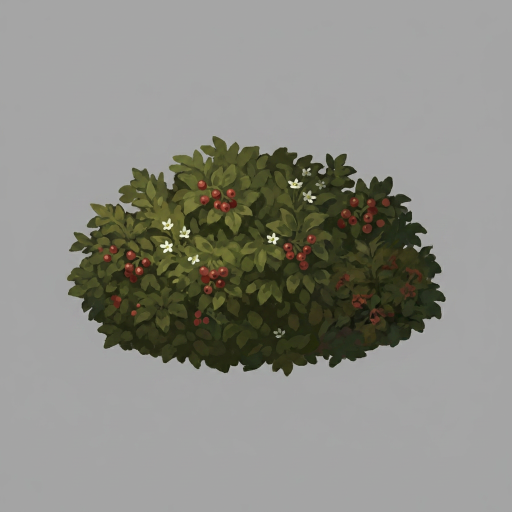
#> input picture tools/art/generated_src/bush_a.src.png, 1024 x 1024 px (shown at 1/2 size)
$ python -i process_assets.py   (imports and definitions only)
#> lines starting #> are read from the running program, lines starting #| are printed output that depends on the picture; after the words box and inside, x2 and y2 are one past the last pixel; in counts of white or black regions, pixels touching at a corner belong together
#> further down, picture is the input picture: PIL image 1024x1024 RGB; mean R, G, B 139.4, 139.3, 132.3
#!/usr/bin/env python3
"""Manifest-driven normalization and deterministic ground-shadow derivation."""

from __future__ import annotations

import argparse
from collections import deque
import json
from pathlib import Path

import numpy as np
from PIL import Image, ImageDraw, ImageFilter


LIGHT_VECTOR = (18, 9)
FOOTPRINT_SLICE = 10


def remove_border_background(
    image: Image.Image,
    tolerance: float = 12.0,
    max_chroma: int = 18,
    feather_radius: float = 1.0,
    decontaminate_rgb: bool = False,
    remove_enclosed_neutral: bool = False,
) -> Image.Image:
    """Remove a smooth neutral background connected to the image border.

    Membership is grown from every border pixel. A candidate must be close to
    the neighboring background pixel and remain nearly neutral, which keeps
    similarly colored stone inside the isolated object opaque.
    """
#> called with tolerance = 12, max_chroma = 18, feather_radius = 1, decontaminate_rgb = False, remove_enclosed_neutral = False
    rgb = np.asarray(image.convert("RGB"), dtype=np.int16)
    height, width, _ = rgb.shape
#> height = 1024; width = 1024
    background = np.zeros((height, width), dtype=bool)
    queued = np.zeros((height, width), dtype=bool)
    pending: deque[tuple[int, int]] = deque()

    def seed(x: int, y: int) -> None:
        if not queued[y, x]:
            queued[y, x] = True
            background[y, x] = True
            pending.append((x, y))

    for x in range(width):
        seed(x, 0)
        seed(x, height - 1)
    for y in range(height):
        seed(0, y)
        seed(width - 1, y)

    tolerance_squared = tolerance * tolerance
    while pending:
        x, y = pending.popleft()
        current = rgb[y, x]
        for nx, ny in ((x - 1, y), (x + 1, y), (x, y - 1), (x, y + 1)):
            if nx < 0 or nx >= width or ny < 0 or ny >= height or queued[ny, nx]:
                continue
            queued[ny, nx] = True
            candidate = rgb[ny, nx]
            delta = candidate - current
            chroma = int(candidate.max() - candidate.min())
            if chroma <= max_chroma and float(delta @ delta) <= tolerance_squared:
                background[ny, nx] = True
                pending.append((nx, ny))
#> this loop made 789768 passes
#> current on passes 1 to 3: [164, 165, 164], [162, 163, 162], [165, 164, 164]
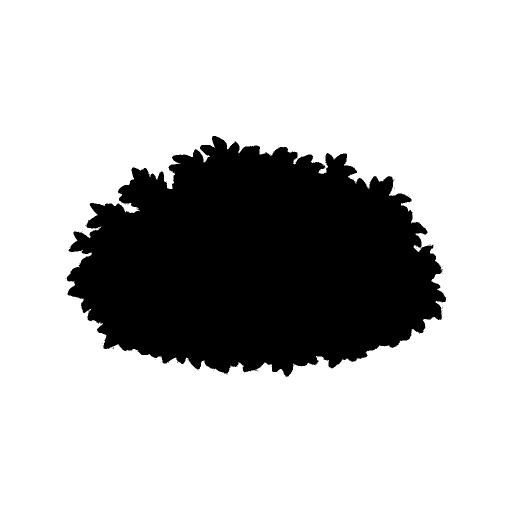
#> background: shape (1024, 1024) bool (shown at 1/2 size); 75.3% white; 40 black regions (39 under 20 px), largest, box (x1, y1, x2, y2) and area: (133, 272, 892, 754) 258758
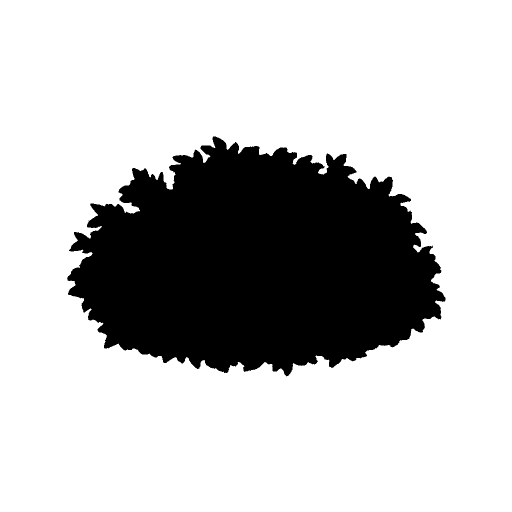
#> queued: shape (1024, 1024) bool (shown at 1/2 size); 75.6% white; 1 black region, box (x1, y1, x2, y2) and area: (134, 273, 891, 753) 255390

    # A hard lighting seam can leave a narrow rejected strip even though both
    # sides were reached from the border. Remove every residual foreground
    # component that still touches the border. The isolated subject is fully
    # enclosed by background in the generated source contract.
    residual = ~background
    exterior = np.zeros((height, width), dtype=bool)
    pending.clear()

    def seed_residual(x: int, y: int) -> None:
        if residual[y, x] and not exterior[y, x]:
            exterior[y, x] = True
            pending.append((x, y))

    for x in range(width):
        seed_residual(x, 0)
        seed_residual(x, height - 1)
    for y in range(height):
        seed_residual(0, y)
        seed_residual(width - 1, y)
    while pending:
        x, y = pending.popleft()
        for nx, ny in ((x - 1, y), (x + 1, y), (x, y - 1), (x, y + 1)):
            if 0 <= nx < width and 0 <= ny < height and residual[ny, nx] and not exterior[ny, nx]:
                exterior[ny, nx] = True
                pending.append((nx, ny))
#> this loop made 0 passes
#> exterior: shape (1024, 1024) bool; every value is 0
    background |= exterior

    if remove_enclosed_neutral:
        # Generated flora uses a neutral grey matte. Key neutral pixels across
        # the full image so pockets enclosed by thin stems do not survive the
        # border flood. The luminance floor protects dark flower centres and
        # subject shadows, while the chroma guard protects green stems and
        # vivid petals.
        channel_max = rgb.max(axis=2)
        channel_min = rgb.min(axis=2)
        neutral = (channel_max - channel_min <= max_chroma) & (channel_min >= 96)
        background |= neutral

    # The contract contains one isolated object. Keep its largest connected
    # foreground component so disconnected lighting seams and compression
    # flecks cannot survive as sprite content.
    residual = ~background
    visited = np.zeros((height, width), dtype=bool)
    largest_component: list[tuple[int, int]] = []
    for y in range(height):
        for x in range(width):
            if not residual[y, x] or visited[y, x]:
                continue
            component: list[tuple[int, int]] = []
            visited[y, x] = True
            pending.append((x, y))
            while pending:
                cx, cy = pending.popleft()
                component.append((cx, cy))
                for nx, ny in ((cx - 1, cy), (cx + 1, cy), (cx, cy - 1), (cx, cy + 1)):
                    if 0 <= nx < width and 0 <= ny < height and residual[ny, nx] and not visited[ny, nx]:
                        visited[ny, nx] = True
                        pending.append((nx, ny))
            if len(component) > len(largest_component):
                largest_component = component
#> after the loop, component = [(454, 748)]; largest_component = 258738 items
    background[:] = True
#> background: shape (1024, 1024) bool; every value is 1
    for x, y in largest_component:
        background[y, x] = False
#> this loop made 258738 passes
#> (x, y) on passes 1 to 3: (425, 272), (426, 272), (425, 273)
#> background: shape (1024, 1024) bool; 75.3% white; 1 black region, box (x1, y1, x2, y2) and area: (133, 272, 892, 754) 258738

    background_mask = Image.fromarray(background.astype(np.uint8) * 255, "L")
    if decontaminate_rgb:
        # Contract the matte by one source pixel before feathering. Generated
        # antialiasing blends neutral background RGB into this outermost ring.
        background_mask = background_mask.filter(ImageFilter.MaxFilter(3))
    if feather_radius > 0:
        background_mask = background_mask.filter(ImageFilter.GaussianBlur(feather_radius))
    alpha = 255 - np.asarray(background_mask, dtype=np.uint8)
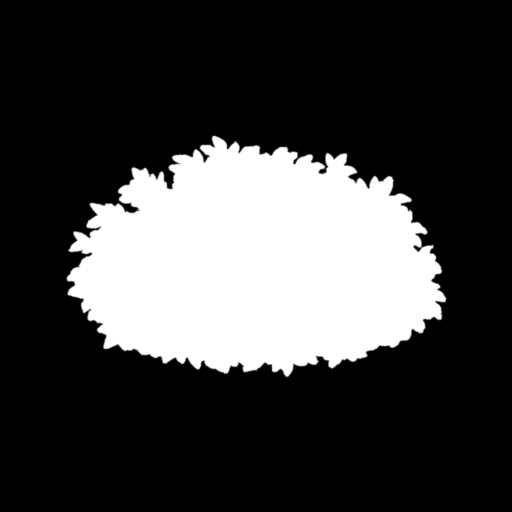
#> alpha: shape (1024, 1024) (shown at 1/2 size); min 0, max 255, mean 62.9
    result = image.convert("RGBA")
    if decontaminate_rgb:
        pixels = np.asarray(result).copy()
        rgb = pixels[:, :, :3]
        known = alpha == 255
        edge = (alpha > 0) & ~known
        # Feather pixels are at most two pixels from the contracted opaque
        # matte. Propagate subject RGB outwards so filtering cannot reveal the
        # neutral source background as a halo.
        for _step in range(16):
            if not edge.any():
                break
            next_known = known.copy()
            for dy, dx in ((-1, -1), (-1, 0), (-1, 1), (0, -1), (0, 1), (1, -1), (1, 0), (1, 1)):
                source_known = np.roll(known, (dy, dx), axis=(0, 1))
                source_rgb = np.roll(rgb, (dy, dx), axis=(0, 1))
                take = edge & source_known & ~next_known
                rgb[take] = source_rgb[take]
                next_known[take] = True
            known = next_known
            edge &= ~known
        result = Image.fromarray(pixels, "RGBA")
    result.putalpha(Image.fromarray(alpha, "L"))
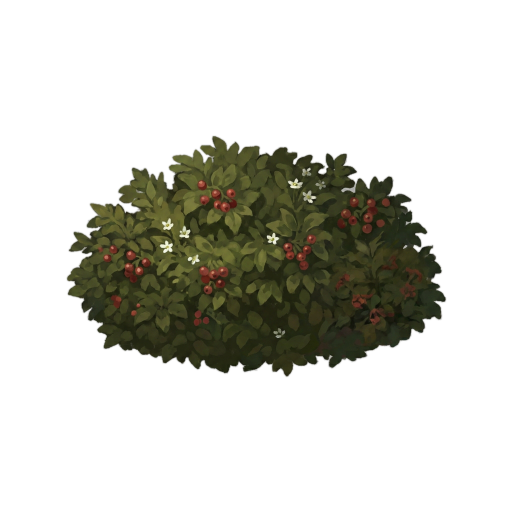
#> result: PIL image 1024x1024 RGBA (shown at 1/2 size); mean R, G, B, A 139.4, 139.3, 132.3, 62.9; transparent parts drawn white
    return result


# [166 lines left out: functions autocrop_and_fit, normalize_to_anchor, derive_shadows, process_manifest, main, not called in this run]


# [2 lines not run here, left out]

>>> from PIL import Image
>>> picture = Image.open('generated_src/bush_a.src.png')
>>> result = remove_border_background(picture)

$ run again, on tools/art/generated_src/crown_foliage.src.png
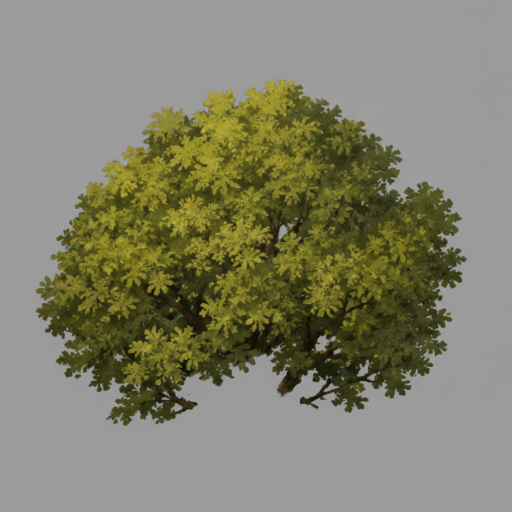
#> input picture tools/art/generated_src/crown_foliage.src.png, 1024 x 1024 px (shown at 1/2 size)
#> picture is the input picture: PIL image 1024x1024 RGB; mean R, G, B 130.3, 129.6, 109.1
#> the loop in remove_border_background, `while pending:` made 646928 passes
#> current on passes 1 to 3: [154, 156, 156], [154, 155, 155], [157, 156, 156]
#> after the loop in remove_border_background, `while pending:`:
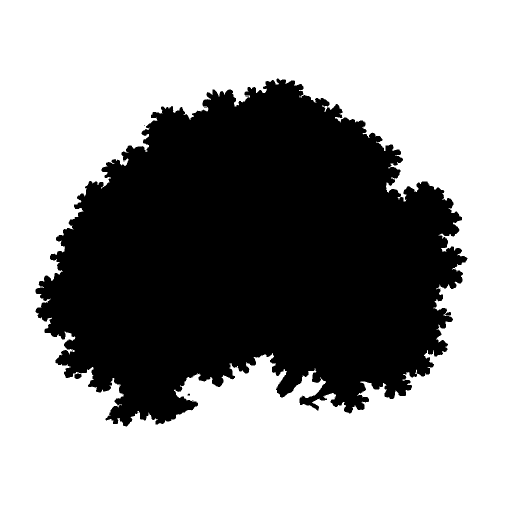
#> background: shape (1024, 1024) bool (shown at 1/2 size); 61.7% white; 11 black regions (10 under 20 px), largest, box (x1, y1, x2, y2) and area: (71, 157, 935, 853) 401614
#> after the loop in remove_border_background, `for y in range(height):`: component = [(276, 824)]; largest_component = 401391 items
#> the loop in remove_border_background, `for x, y in largest_component:` made 401391 passes
#> (x, y) on passes 1 to 3: (554, 157), (555, 157), (554, 158)
#> in remove_border_background, `result.putalpha(Image.fromarray(alpha, "L"))`:
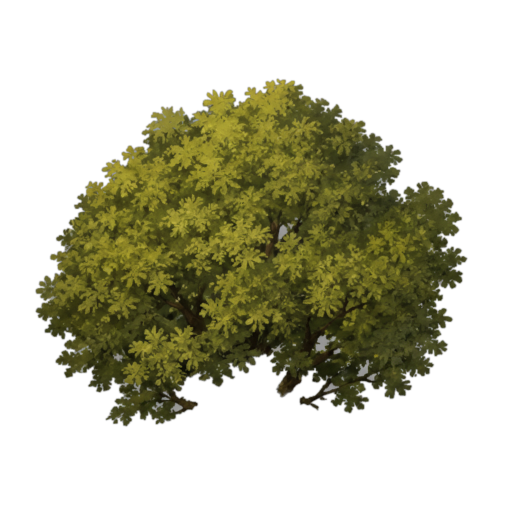
#> result: PIL image 1024x1024 RGBA (shown at 1/2 size); mean R, G, B, A 130.3, 129.6, 109.1, 97.6; transparent parts drawn white
